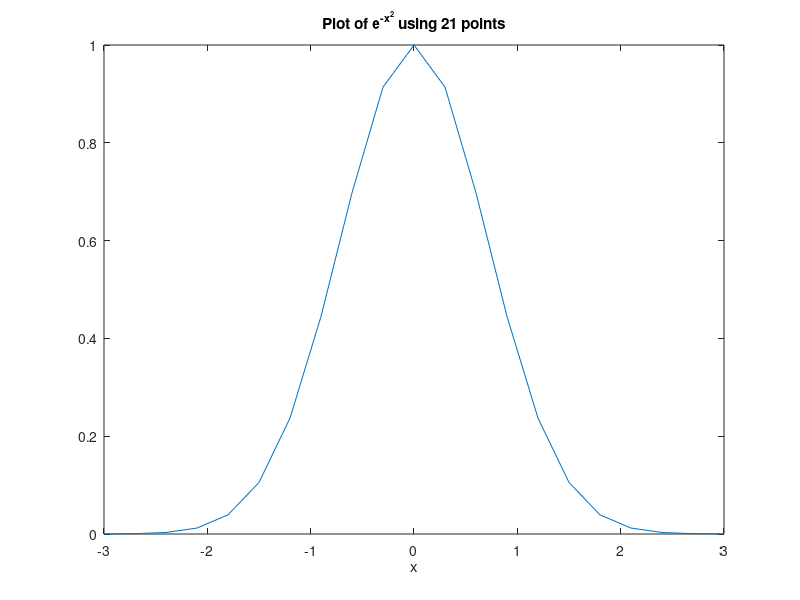
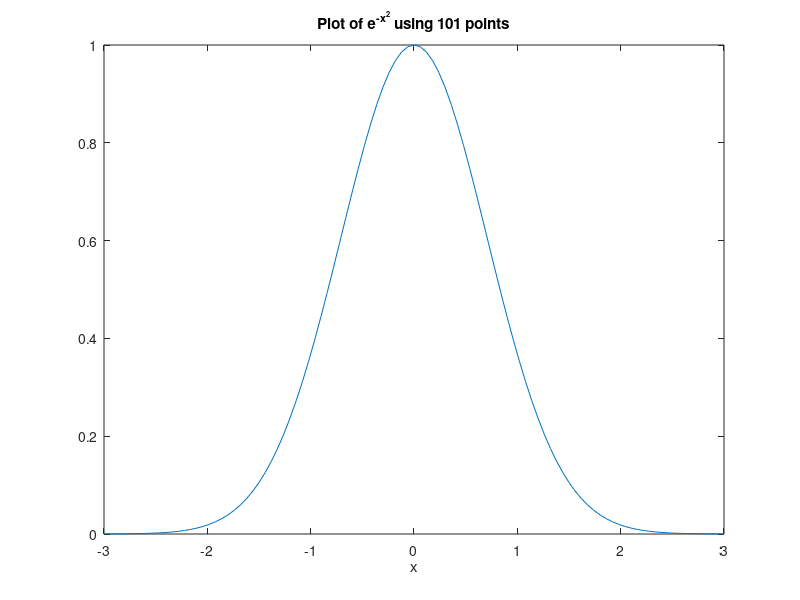

MATLAB code to generate these figures, in order:
% Q1

% PART A
myf = @(x) exp(-x.^2)

% PART B
x1 = linspace(-3, 3, 21)

% PART C
figure(1)
plot(x1, myf(x1))
xlabel('x')
title('Plot of e^{-x^2} using 21 points')

% PART D
x2 = linspace(-3, 3, 101);
figure(2)
plot(x2, myf(x2))
xlabel('x')
title('Plot of e^{-x^2} using 101 points')

close(1, 2)
